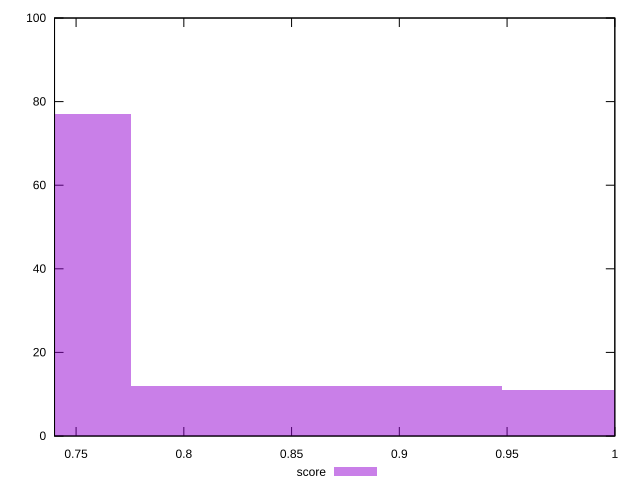

The script that saved this image:
reset

$score <<EOF
0.6893495333644715 77
0.8616869167055894 12
1.034024300046707 11
EOF

set key outside below
set boxwidth 0.17233738334111787
set xrange [0.74:1]
set yrange [0:100]
set trange [0:100]
set style fill transparent solid 0.5 noborder
set terminal svg size 640, 490 enhanced background rgb 'white'
set output "report_00017_2021-02-10T15-08-03.406Z/uses-rel-preconnect/samples/pages+cached/score/histogram.svg"

plot $score title "score" with boxes

reset
